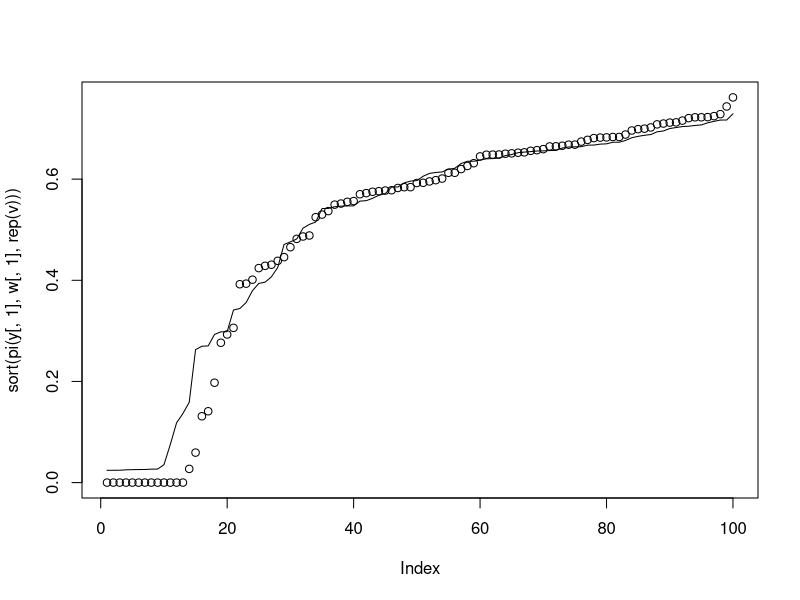
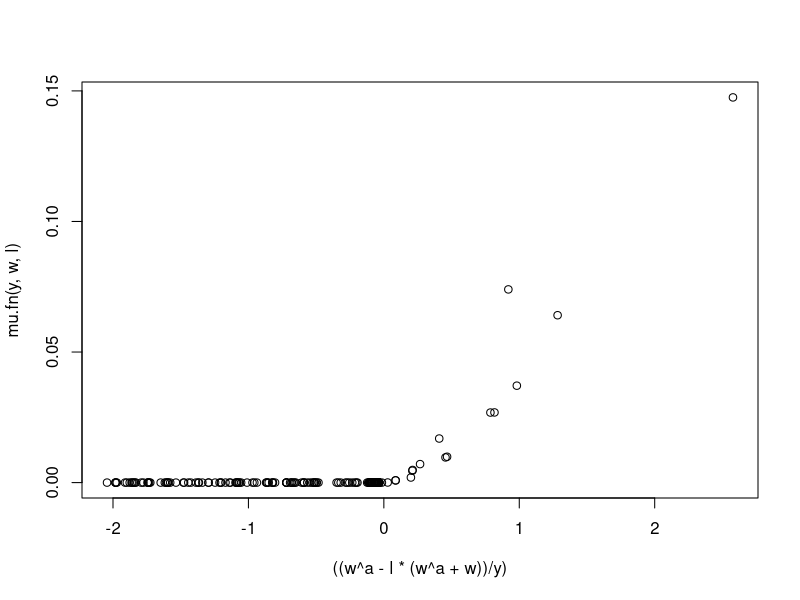
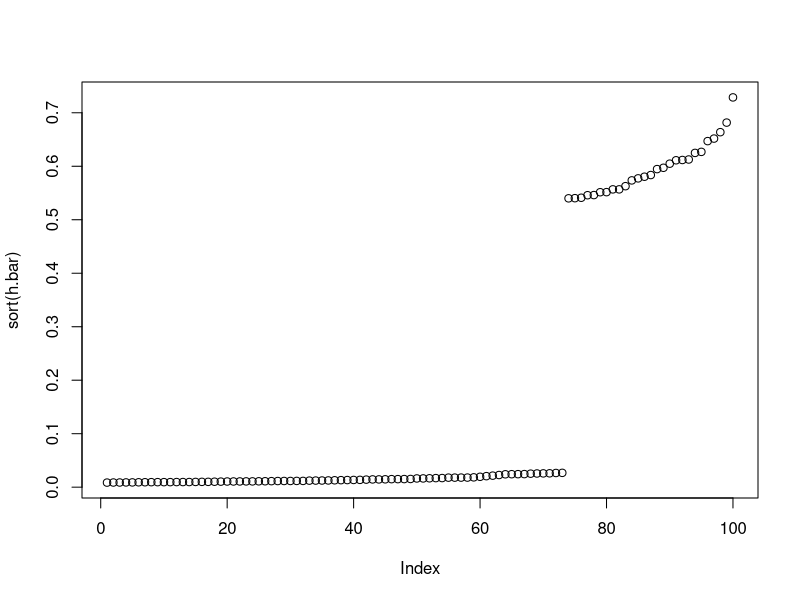
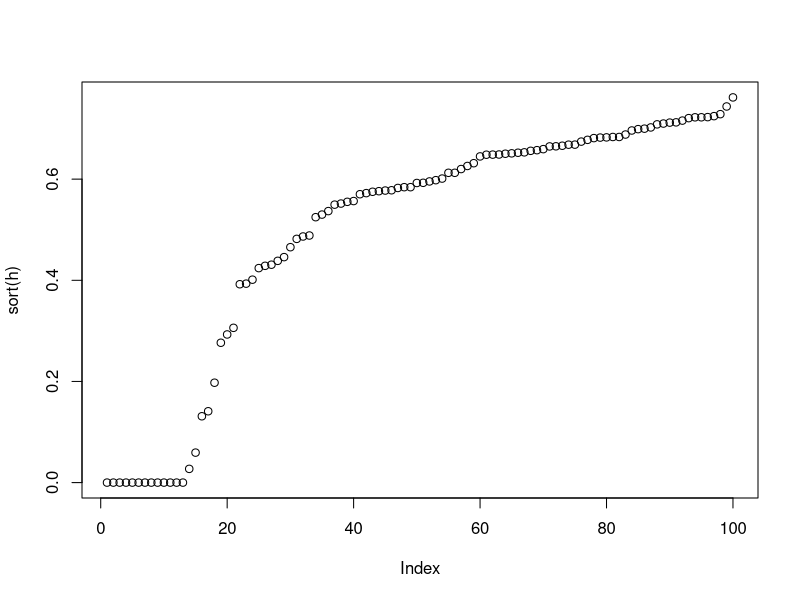
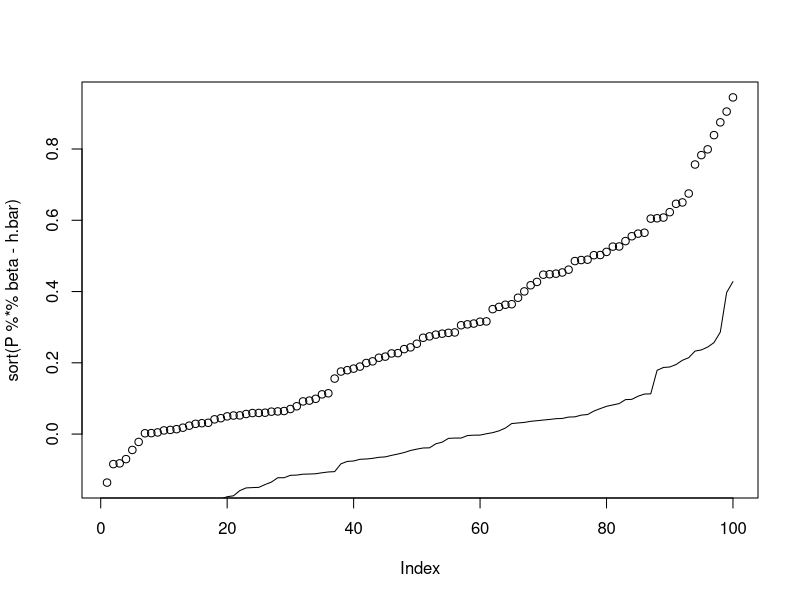
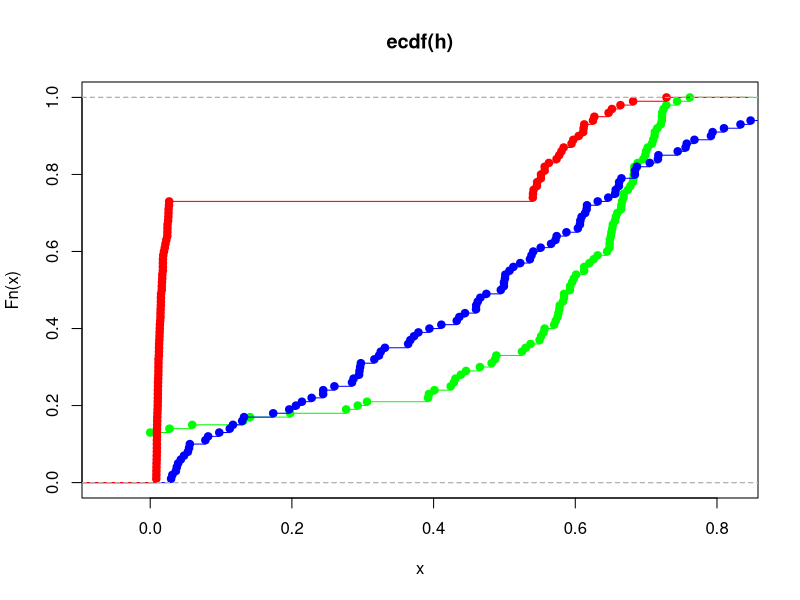

Write R code to recreate these figures, in order.
#Very simple
# 14 Feb, with correct(ing) (y,w)
n <- 100

# EAch indv has one kink in their budget constraint (including linear as a special case)
j <- round(rep(2, n) )
y <- matrix(NA, nrow=n, ncol=j[1])
w <- matrix(NA, nrow=n, ncol=j[1])
y[,1] <- pmax(0, rnorm(n, 10, .5))
# y[,1] <- rep(0,n)
w[,1] <- pmax(1, rnorm(n, 15, 10))
# kink is when labor tax kicks in
kink <- 20
tax.r <- .3
l <- pmin(1, kink/w[,1])
w[(l<1),2] <- w[(l<1),1]*(1-tax.r)
w[(l==1),2] <- 1
y[,2] <- l*(w[,1]-w[,2]) + y[,1]

head(cbind(y,w,l))


# V is noise on measurement of y
v.mean <- 0
v.sigm <- 1
v <- (runif(n, 0, 1))

a <- 8/6

# pi is from u=(c^(1-a)+(1-h)^(1-a))/(1-a)
pi <- function(y,w,v){ pmax(0, ((w)^a-(y*v))/(w^a+w)) }
# pi <- function(y,w,v){ pmax((v*(w+y)-y)/w,0) }
mean(pi(y,w,v))
sum(pi(y,w,v))
plot(sort(pi(y[,1],w[,1],rep(v))))


pi.bar.fn <- function(y,w){ 1/(w^a+w)*((w^a-y/2)^(w^a/y >= 1))*
    ((w^(a*2)/(y*2))^(w^a/y < 1))}
lines(sort(pi.bar.fn(y[,1],w[,1])))

pi.inv.fn <- function(y,w,l) { 
  (w^2-l*(w^2+w)/y)*(l>0)}

mu.fn <- function(y,w,l){ 
  0*(0 >= (w^a-l*(w^a+w))/y ) +
    (w^(2*a)-2*l*w^a*(w^a+w) +l^2*(w^a+w)^2)/(2*y*(w^a+w))*(1 >= (w^a-l*(w^a+w))/y &(w^a-l*(w^a+w))/y >= 0) +
    ((w^(a)-1/2*y)/(w^a+w)-l)*((w^a-l*(w^a+w))/y >= 1) 
}
plot(((w^a-l*(w^a+w))/y),mu.fn(y,w,l))
head(mu.fn(y,w,l))
head((w^a-l*(w^a+w))/y)

# pi.bar <- pi.bar.fn(y[,2],w[,2])
# mu <- mu.fn(y,w,rep(l))

h.bar.fn <- function(y,w,l){ pi.bar.fn(y[,2],w[,2]) + mu.fn(y,w,rep(l))[,1] - mu.fn(y,w,rep(l))[,2]}
h.bar <- h.bar.fn(y,w,l)
plot(sort(h.bar))
# 
# # here are some plots for interest
# plot(l,h.bar)
# plot(w[,1],pi(y[,1],w[,1],rep(v)))
# plot(w[,1],h.bar)
# plot(w[,2],h.bar)
# plot(y[,1],h.bar)
# plot(y[,2],h.bar)
#
#
# # Estimation
# h data is generated now
h <- pi(y[,1],w[,1],v)
plot(sort(h))

#
# # basis has just increasing powers, up to k
K.sq <- 7
K.mu <- 3

P.sq <- cbind(rep(1,n),poly(cbind(y[,1],w[,1]), degree=K.sq, raw=T)[1:n,])
P.mu <- -poly(cbind(l,y[,2],w[,2]), degree=K.mu, raw=T)[1:n,]+
  poly(cbind(l,y[,1],w[,1]), degree=K.mu, raw=T)[1:n,]
P <- cbind(P.sq, P.mu)

# check for linear dependence: ginv makes this redundant, but interesting to see
rankifremoved <- sapply(1:ncol(P), function (x) qr(P[,-x])$rank)
print(which(rankifremoved != max(rankifremoved)))
head(P)

library(MASS)
beta = ginv(t(P) %*% P) %*% t(P) %*% h
# beta = solve(t(P) %*% P)

plot(sort(P %*% beta- h.bar))
lines(sort(P %*% beta- h))

# sum(P %*% beta - h)

plot(ecdf(h),col="GREEN")
lines(ecdf(P%*% beta), col="BLUE")
lines(ecdf(h.bar),col="RED")

## OLD:
# some observations:
# the estimation does better! if the basis is limited (see what happens when k = 8), why is this?
# having a look at Table I and section 5.3, it sems like 'additional terms' are added v arbitrarily. Must read more on this
# How to pick power functions? SHould we try non-uniformly increasing functions (like y^3*w^2) ?
# # Next steps:
# Why these basis functions? They seem to suck for CD
# How pick the basis? Do his CV?
# gaussian, explain why screw up with big k, run another function, do 2/3-variable taylor polynomial
